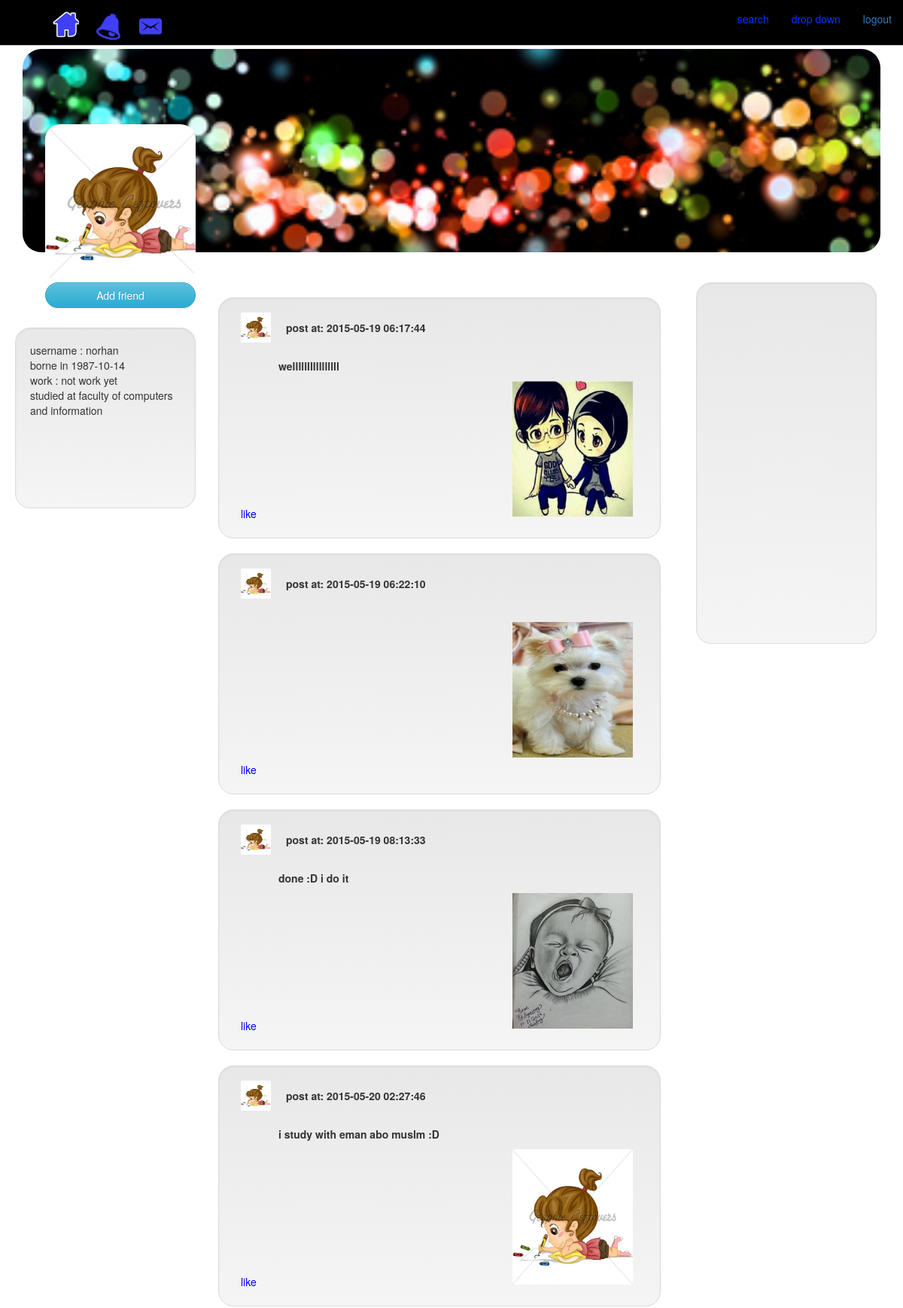
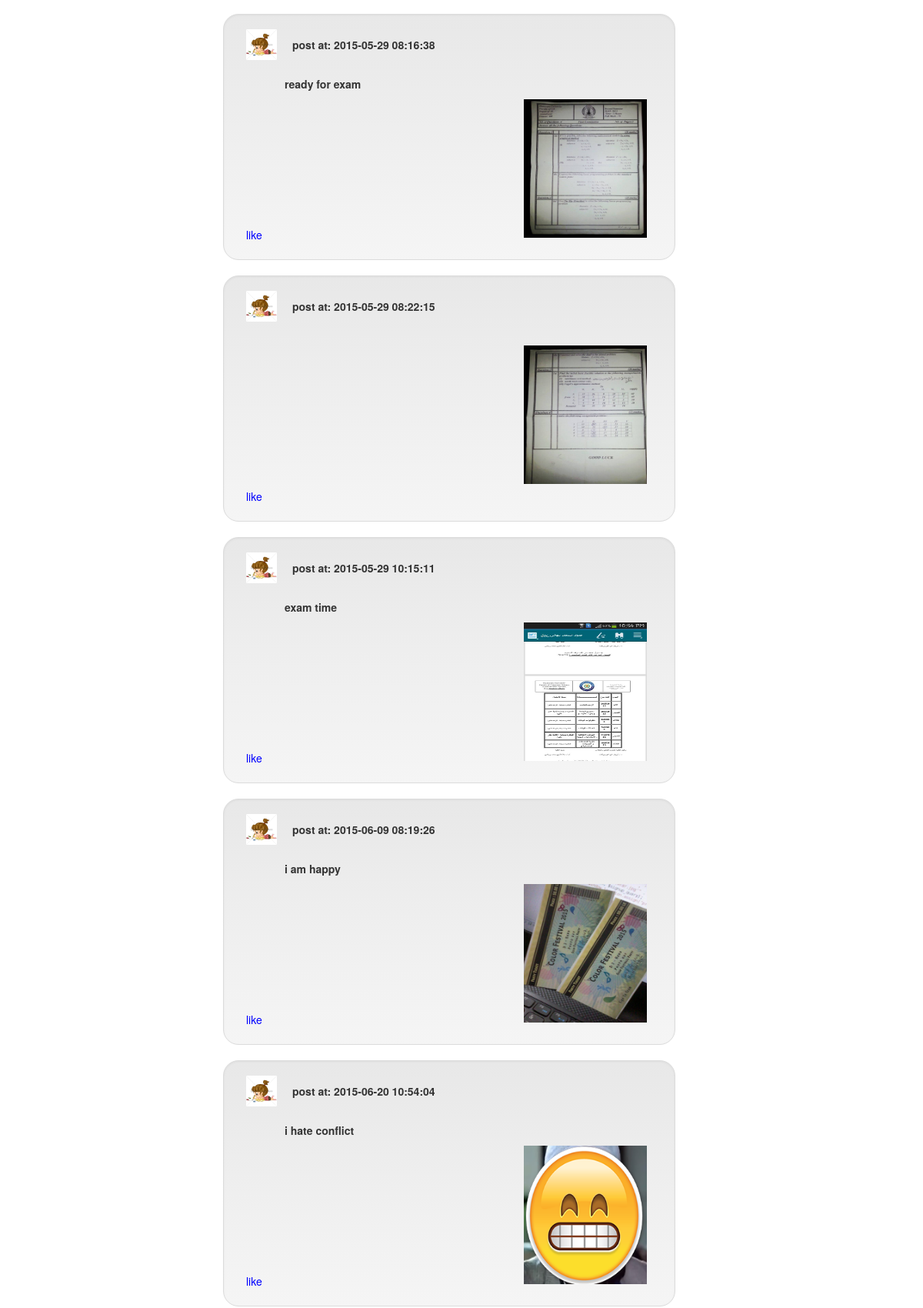
Screenshot of /friend_profile.php?id=1 (upper part) with the database file from the repository (2 pictures, top to bottom).
### tables this page shows
CREATE TABLE `users` (
  `id` int(11) NOT NULL AUTO_INCREMENT,
  `username` varchar(50) NOT NULL,
  `email` varchar(70) NOT NULL,
  `password` varchar(255) NOT NULL,
  `gender` varchar(6) NOT NULL,
  `birthday` date NOT NULL,
  `country` varchar(50) NOT NULL,
  `photo` varchar(255) NOT NULL,
  `education_level` varchar(100) DEFAULT NULL,
  `role` smallint(6) NOT NULL,
  `work` varchar(100) DEFAULT NULL,
  `cover` varchar(255) NOT NULL,
  `signUP` datetime DEFAULT NULL,
  PRIMARY KEY (`id`),
  UNIQUE KEY `username` (`username`,`email`)
);

CREATE TABLE `posts` (
  `id` int(11) NOT NULL AUTO_INCREMENT,
  `post` text,
  `upload` varchar(255) DEFAULT NULL,
  `date` datetime NOT NULL,
  `user_id` int(11) NOT NULL,
  PRIMARY KEY (`id`),
  KEY `user_id` (`user_id`),
  CONSTRAINT `posts_ibfk_1` FOREIGN KEY (`user_id`) REFERENCES `users` (`id`) ON DELETE CASCADE ON UPDATE CASCADE
);

### friend_profile.php (the view, shortened to what this page needs)
<?php
include './db_connect.php';
?>
<html>
    <head>
        <link rel="stylesheet" type="text/css" href="css/bootstrap.min.css"/>
        <link rel="stylesheet" type="text/css" href="css/bootstrap-theme.min.css"/>
    </head>
    <body>
        <?php
        $id_friend = $_GET['id'];
        $get_friend_info = "select * from users where id = '" . $id_friend . " ' limit 1;";
        $l = mysqli_query($db_conn, $get_friend_info);
        $friend_info = mysqli_fetch_array($l);
        ?>
        <div id="nav" style="height:60px; width: 100%; background: black;">
            <div id="home" title="home" onclick="window.location.assign('home.php');"></div>
            <div id="notifi" title="notifications"></div>
            <div id="message" title="message"></div>
            <div id="logout" class="m">
                <a href="index.php">logout</a>
            </div>
            <div id="more" class="m"> drop down</div>
            <div id="search" class="m">search</div>
        </div>
        <div id="cover" style=" background:url('<?php echo $friend_info['cover'] ?>'); background-size: cover;">
            <div id="profile_pic" style=" background:url('<?php echo $friend_info['photo'] ?>'); background-size: cover;"> </div>
            <input id="send_request" class="btn btn-info" type="button" value="<?php
            $check_friend = "select * from friends_req where sender_id = '" . $_SESSION['user_id'] . "' and recever_id='" . $_SESSION['id_friend'] .
                    "' union select * from friends_req where sender_id = '" . $_SESSION['id_friend'] . "' and recever_id='" . $_SESSION['user_id'] . "' limit 1;";
            $li = mysqli_query($db_conn, $check_friend);
            if (mysqli_fetch_array($li) == TRUE) {
                $x = mysqli_fetch_array($li);
                if ($x['req_status'] == "accept") {
                    echo "Unfriend";
                } else {
                    echo "friend request sent";
                }
            } else {
                echo "Add friend";
            }
            ?>" style="margin-left: 30px;width: 200px ;border-radius: 20px; " onclick="request(this.value);">
        </div>
        <div id="follwer" class="well">
        </div>
        <div id="newPost">
            <?php
            $my_posts = "select * from posts where user_id = '" . $id_friend . "';";
            $get_posts = mysqli_query($db_conn, $my_posts);
            while ($p = mysqli_fetch_array($get_posts)) :
                $d = $p['date'];
                $po = $p['post'];
                $u = $p['upload'];
                ?>
                <div class="well" id="post">
                    <label style="height:90%; width: 95%;margin-left: 10px;">
                        <img src="<?php echo $friend_info['photo'] ?>" style="height:40px;width: 40px; float: left;">
                        <label style="float: left; margin-left: 20px;margin-top: 10px;"> <?php echo 'post at: ' . "$d"; ?></label><br>
                        <lable>
                            <p style=" float: left; margin-left: 10px;width: 60%; margin-top: 5%;"><?php echo"$po"; ?></p>
                            <img src="<?php echo $u ?>" style="height:180px;width: 160px; float: right;">
                        </lable>
                    </label>
                    <lable style="color:blue; float: left; margin-left: 10px; " onclick="changeStyle('l1')" id="l1">like</lable>
                </div>
                <?php
            endwhile;
            ?>
        </div>
        <div class = "well" style = "border-radius: 20px; margin-top: 100px;margin-right: 30px; width: 20%; height: 30%; float: right;" >
            username : <?php echo $friend_info['username'] ?><br>
            borne in <?php echo $friend_info['birthday'] ?><br>
            <?php
            if (!$friend_info['work'] == NULL) {
                echo'work : ' . $friend_info['work'] . "<br>";
            }
            ?>
            <?php
            if (!$friend_info['education_level'] == NULL) {
                echo 'studied ' . $friend_info['education_level'];
            }
            ?>
        </div>
    </body>
</html>

### friend_profile.php (style rules this page uses)
#home { float: left; margin-top: 15px; margin-left: 70px; height: 35px; width: 35px; background: url("image/newhome.png"); background-size: cover; }
#message { float: left; margin-top: 20px; margin-left: 20px; height: 30px; width: 30px; background: url("image/message.png"); background-size: cover; }
#notifi { float: left; margin-top: 15px; margin-left: 20px; height: 40px; width: 40px; background: url("image/notification.png"); background-size: cover; }
.m { margin: 15px; float: right; color: #0033FF; }
#cover { border-radius: 25px; padding-top: 100px; margin-top: 5px; margin-right: 30px; margin-left: 30px; width: 95%; height: 270px; }
#profile_pic { border-radius: 20px; margin-left: 30px; width: 200px; height: 210px; }
#follwer { float: right; border-radius: 20px; margin-top: 40px; margin-right: 35px; width: 20%; height: 60%; }
#newPost { float: right; border-radius: 20px; margin-top: 40px; margin-right: 35px; width: 50%; height: 100%; }
#post { border-radius: 20px; margin-top: 20px; width: 98%; height: 40%; }

### rows the page displays
users: cover (picture), photo (picture), username "norhan", birthday "1987-10-14", work "not work yet", education_level "at faculty of computers and information"
posts: user.photo (picture), date "2015-05-19 06:17:44", post "wellllllllllllllll", upload (picture)
posts: user.photo (picture), date "2015-05-19 06:22:10", upload (picture)
posts: user.photo (picture), date "2015-05-19 08:13:33", post "done :D i do it", upload (picture)
posts: user.photo (picture), date "2015-05-20 02:27:46", post "i study with eman abo muslm :D", upload (picture)
posts: user.photo (picture), date "2015-05-29 08:16:38", post "ready for exam", upload (picture)
posts: user.photo (picture), date "2015-05-29 08:22:15", upload (picture)
posts: user.photo (picture), date "2015-05-29 10:15:11", post "exam time", upload (picture)
posts: user.photo (picture), date "2015-06-09 08:19:26", post "i am happy", upload (picture)
posts: user.photo (picture), date "2015-06-20 10:54:04", post "i hate conflict", upload (picture)
